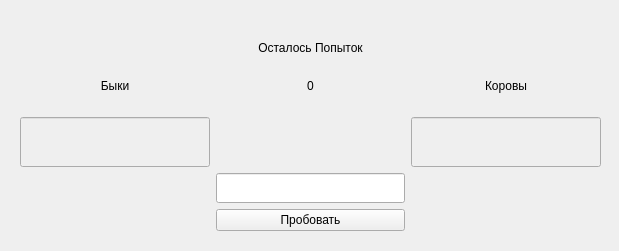
<?xml version="1.0" encoding="UTF-8"?>
<ui version="4.0">
 <class>MainWindow</class>
 <widget class="QMainWindow" name="MainWindow">
  <property name="geometry">
   <rect>
    <x>0</x>
    <y>0</y>
    <width>619</width>
    <height>251</height>
   </rect>
  </property>
  <property name="windowTitle">
   <string>MainWindow</string>
  </property>
  <widget class="QWidget" name="centralwidget">
   <widget class="QWidget" name="gridLayoutWidget">
    <property name="geometry">
     <rect>
      <x>20</x>
      <y>20</y>
      <width>581</width>
      <height>211</height>
     </rect>
    </property>
    <layout class="QGridLayout" name="gridLayout">
     <item row="2" column="0">
      <widget class="QLineEdit" name="lineEdit">
       <property name="enabled">
        <bool>false</bool>
       </property>
       <property name="minimumSize">
        <size>
         <width>50</width>
         <height>50</height>
        </size>
       </property>
       <property name="cursor">
        <cursorShape>ArrowCursor</cursorShape>
       </property>
      </widget>
     </item>
     <item row="0" column="1">
      <widget class="QLabel" name="label_3">
       <property name="enabled">
        <bool>true</bool>
       </property>
       <property name="minimumSize">
        <size>
         <width>50</width>
         <height>10</height>
        </size>
       </property>
       <property name="maximumSize">
        <size>
         <width>177777</width>
         <height>75</height>
        </size>
       </property>
       <property name="text">
        <string>Осталось Попыток</string>
       </property>
       <property name="alignment">
        <set>Qt::AlignBottom|Qt::AlignHCenter</set>
       </property>
      </widget>
     </item>
     <item row="2" column="2">
      <widget class="QLineEdit" name="lineEdit_2">
       <property name="enabled">
        <bool>false</bool>
       </property>
       <property name="minimumSize">
        <size>
         <width>50</width>
         <height>50</height>
        </size>
       </property>
       <property name="cursor">
        <cursorShape>ArrowCursor</cursorShape>
       </property>
      </widget>
     </item>
     <item row="1" column="1">
      <widget class="QLabel" name="label_4">
       <property name="enabled">
        <bool>true</bool>
       </property>
       <property name="minimumSize">
        <size>
         <width>30</width>
         <height>30</height>
        </size>
       </property>
       <property name="maximumSize">
        <size>
         <width>16777215</width>
         <height>50</height>
        </size>
       </property>
       <property name="text">
        <string>0</string>
       </property>
       <property name="textFormat">
        <enum>Qt::PlainText</enum>
       </property>
       <property name="alignment">
        <set>Qt::AlignCenter</set>
       </property>
      </widget>
     </item>
     <item row="2" column="1">
      <spacer name="horizontalSpacer">
       <property name="orientation">
        <enum>Qt::Horizontal</enum>
       </property>
       <property name="sizeHint" stdset="0">
        <size>
         <width>30</width>
         <height>20</height>
        </size>
       </property>
      </spacer>
     </item>
     <item row="1" column="0">
      <widget class="QLabel" name="label">
       <property name="enabled">
        <bool>true</bool>
       </property>
       <property name="minimumSize">
        <size>
         <width>50</width>
         <height>50</height>
        </size>
       </property>
       <property name="maximumSize">
        <size>
         <width>1777777</width>
         <height>75</height>
        </size>
       </property>
       <property name="text">
        <string>Быки</string>
       </property>
       <property name="alignment">
        <set>Qt::AlignCenter</set>
       </property>
      </widget>
     </item>
     <item row="1" column="2">
      <widget class="QLabel" name="label_2">
       <property name="minimumSize">
        <size>
         <width>50</width>
         <height>50</height>
        </size>
       </property>
       <property name="maximumSize">
        <size>
         <width>1777777</width>
         <height>75</height>
        </size>
       </property>
       <property name="text">
        <string>Коровы</string>
       </property>
       <property name="alignment">
        <set>Qt::AlignCenter</set>
       </property>
      </widget>
     </item>
     <item row="5" column="1">
      <widget class="QPushButton" name="pushButton">
       <property name="text">
        <string>Пробовать</string>
       </property>
      </widget>
     </item>
     <item row="3" column="1">
      <widget class="QLineEdit" name="lineEdit_3">
       <property name="minimumSize">
        <size>
         <width>0</width>
         <height>30</height>
        </size>
       </property>
       <property name="maximumSize">
        <size>
         <width>16777215</width>
         <height>16777215</height>
        </size>
       </property>
       <property name="alignment">
        <set>Qt::AlignCenter</set>
       </property>
      </widget>
     </item>
    </layout>
   </widget>
  </widget>
 </widget>
 <resources/>
 <connections/>
</ui>
